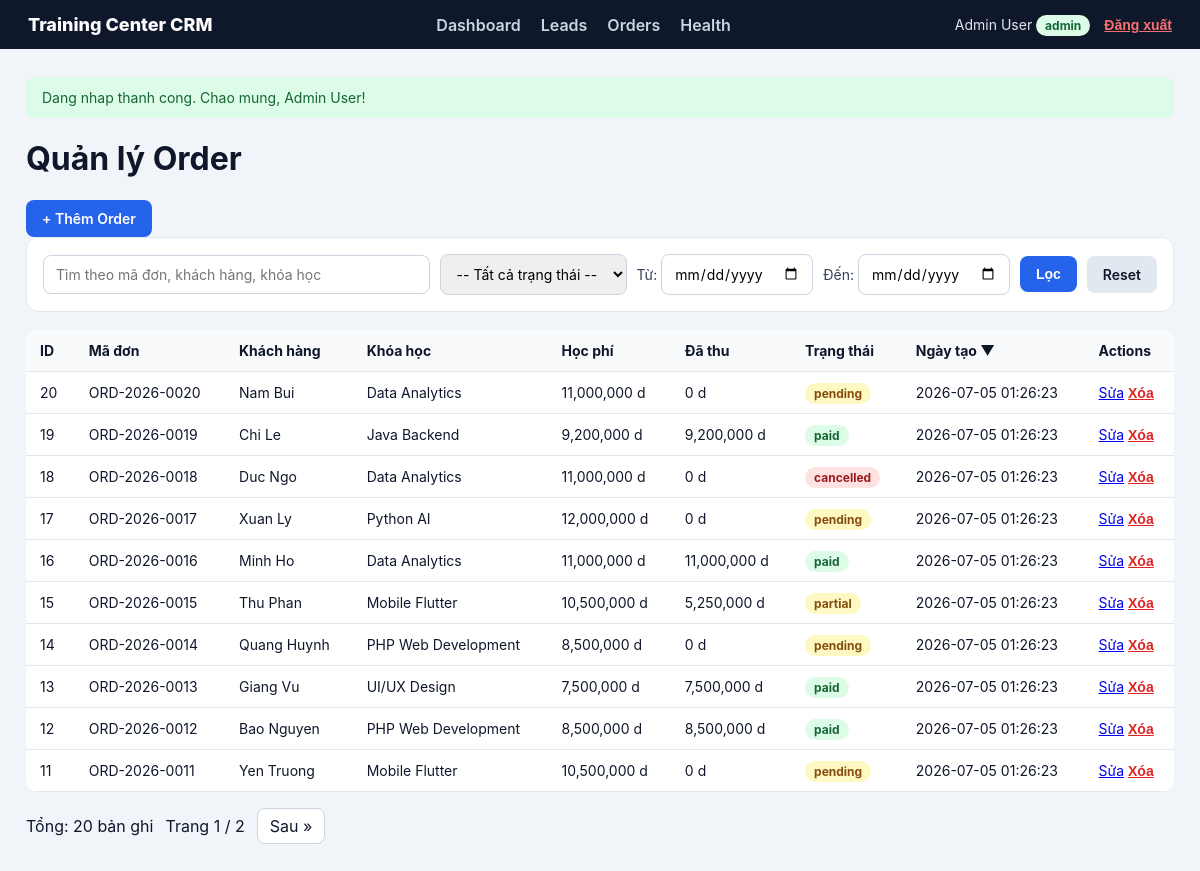
/orders (signed in), run on the app's committed database.
### tables this page shows
CREATE TABLE orders (
  id              INT AUTO_INCREMENT PRIMARY KEY,
  order_code      VARCHAR(50)   NOT NULL,
  customer_name   VARCHAR(100)  NOT NULL,
  customer_email  VARCHAR(150)  NULL,
  course_name     VARCHAR(150)  NOT NULL,
  total_amount    DECIMAL(12,2) NOT NULL DEFAULT 0,
  paid_amount     DECIMAL(12,2) NOT NULL DEFAULT 0,
  status          ENUM('pending','paid','partial','cancelled') NOT NULL DEFAULT 'pending',
  note            TEXT NULL,
  lead_id         INT NULL,
  deleted_at      DATETIME NULL,
  created_at      DATETIME NOT NULL DEFAULT CURRENT_TIMESTAMP,
  updated_at      DATETIME NULL ON UPDATE CURRENT_TIMESTAMP,
  UNIQUE KEY uq_orders_code          (order_code),
  INDEX idx_orders_status            (status),
  INDEX idx_orders_created_at        (created_at),
  INDEX idx_orders_status_created    (status, created_at),
  INDEX idx_orders_customer_email    (customer_email),
  INDEX idx_orders_lead              (lead_id),
  INDEX idx_orders_deleted           (deleted_at)
);

### app/Core/helpers.php (called while the page is built, shortened)
<?php
function e(?string $v): string
{
    return htmlspecialchars((string)$v, ENT_QUOTES | ENT_SUBSTITUTE, 'UTF-8');
}
function query_string(array $overrides = []): string
{
    $params = array_merge($_GET, $overrides);
    return http_build_query($params);
}
function render(string $view, array $data = [], string $layout = 'layouts/main'): void
{
    extract($data);
    require __DIR__ . '/../Views/' . $view . '.php';
}
function is_admin(): bool
{
    return ($_SESSION['user_role'] ?? '') === 'admin';
}
function number_vnd(float $amount): string
{
    return number_format($amount, 0, '.', ',') . ' d';
}

### app/Controllers/OrderController.php (called while the page is built, shortened)
<?php
class OrderController
{
    public function index(): void
    {
        $data = $this->service->getList($_GET);
        render('orders/index', ['title' => 'Quản lý Order'] + $data);
    }
}

### public/index.php (called while the page is built, shortened)
<?php
require __DIR__ . '/../app/Core/helpers.php';
require __DIR__ . '/../app/Repositories/OrderRepository.php';
require __DIR__ . '/../app/Services/OrderService.php';
require __DIR__ . '/../app/Controllers/OrderController.php';
require __DIR__ . '/../app/Controllers/HealthController.php';
try {
    $dbConfig = require __DIR__ . '/../config/database.php';
    $pdo = Database::connect($dbConfig);
} catch (Throwable $e) {
    log_error('Database connection failed at bootstrap', $e);
    http_response_code(500);
    echo '<h1>503 Service Unavailable</h1><p>Hệ thống tạm thời không khả dụng. Vui lòng thử lại sau.</p>';
    exit;
}
$userRepo  = new UserRepository($pdo);
$leadRepo  = new LeadRepository($pdo);
$orderRepo = new OrderRepository($pdo);
$authService  = new AuthService($userRepo);
$leadService  = new LeadService($leadRepo);
$orderService = new OrderService($orderRepo);
$container = [
    HomeController::class       => new HomeController(),
    AuthController::class       => new AuthController($authService),
    DashboardController::class  => new DashboardController($leadRepo, $orderRepo),
    LeadController::class       => new LeadController($leadService),
    OrderController::class      => new OrderController($orderService),
    PublicLeadController::class => new PublicLeadController($leadService),
    HealthController::class     => new HealthController(),
];
$router = new Router();
$router->get('/',        [HomeController::class, 'index']);
$router->get('/health',  [HealthController::class, 'index']);
$router->get('/login',   [AuthController::class, 'login']);
$router->post('/login',  [AuthController::class, 'handleLogin']);
$router->post('/logout', [AuthController::class, 'logout']);
$router->get('/dashboard', [DashboardController::class, 'index']);
$router->get('/public-leads/create', [PublicLeadController::class, 'create']);
$router->post('/public-leads',       [PublicLeadController::class, 'store']);
$router->get('/leads',         [LeadController::class, 'index']);
$router->get('/leads/create',  [LeadController::class, 'create']);
$router->post('/leads/store',  [LeadController::class, 'store']);
$router->get('/leads/edit',    [LeadController::class, 'edit']);
$router->post('/leads/update', [LeadController::class, 'update']);
$router->post('/leads/delete', [LeadController::class, 'delete']);
$router->get('/orders',         [OrderController::class, 'index']);
$router->get('/orders/create',  [OrderController::class, 'create']);
$router->post('/orders/store',  [OrderController::class, 'store']);
$router->get('/orders/edit',    [OrderController::class, 'edit']);
$router->post('/orders/update', [OrderController::class, 'update']);
$router->post('/orders/delete', [OrderController::class, 'delete']);
$router->dispatch($_SERVER['REQUEST_METHOD'], $_SERVER['REQUEST_URI'], $container);

### app/Repositories/OrderRepository.php (called while the page is built, shortened)
<?php
class OrderRepository
{
    private function buildWhere(string $keyword, string $status, string $dateFrom, string $dateTo): array
    {
        $where  = ['o.deleted_at IS NULL'];
        $params = [];
        return ['sql' => 'WHERE ' . implode(' AND ', $where), 'params' => $params];
    }
    public function countAll(string $keyword = '', string $status = '', string $dateFrom = '', string $dateTo = ''): int
    {
        $w    = $this->buildWhere($keyword, $status, $dateFrom, $dateTo);
        $stmt = $this->db->prepare("SELECT COUNT(*) AS total FROM orders o {$w['sql']}");
        $stmt->execute($w['params']);
        return (int)($stmt->fetch()['total'] ?? 0);
    }
    public function getPaginated(
        string $keyword,
        int    $limit,
        int    $offset,
        string $sort      = 'created_at',
        string $direction = 'desc',
        string $status    = '',
        string $dateFrom  = '',
        string $dateTo    = ''
    ): array {
        $allowedSorts = ['id','order_code','customer_name','course_name','total_amount','status','created_at'];
        $allowedDirs  = ['asc','desc'];
        $w   = $this->buildWhere($keyword, $status, $dateFrom, $dateTo);
        $sql = "SELECT o.id, o.order_code, o.customer_name, o.customer_email,
                       o.course_name, o.total_amount, o.paid_amount, o.status, o.created_at
                FROM orders o {$w['sql']}
                ORDER BY o.{$sort} {$direction}
                LIMIT :limit OFFSET :offset";
        $stmt = $this->db->prepare($sql);
        $stmt->bindValue(':limit',  $limit,  PDO::PARAM_INT);
        $stmt->bindValue(':offset', $offset, PDO::PARAM_INT);
        $stmt->execute();
        return $stmt->fetchAll();
    }
}

### app/Services/OrderService.php (called while the page is built, shortened)
<?php
class OrderService
{
    public function getList(array $query): array
    {
        $keyword  = trim($query['q'] ?? '');
        $status   = $query['status'] ?? '';
        $dateFrom = $query['date_from'] ?? '';
        $dateTo   = $query['date_to']   ?? '';
        $sort      = $query['sort']      ?? 'created_at';
        $direction = $query['direction'] ?? 'desc';
        $page      = max(1, (int)($query['page'] ?? 1));
        $perPage   = 10;
        $total      = $this->repo->countAll($keyword, $status, $dateFrom, $dateTo);
        $totalPages = max(1, (int)ceil($total / $perPage));
        $page       = min($page, $totalPages);
        $offset     = ($page - 1) * $perPage;
        return [
            'orders'     => $this->repo->getPaginated($keyword, $perPage, $offset, $sort, $direction, $status, $dateFrom, $dateTo),
            'keyword'    => $keyword,
            'status'     => $status,
            'date_from'  => $dateFrom,
            'date_to'    => $dateTo,
            'sort'       => $sort,
            'direction'  => $direction,
            'page'       => $page,
            'totalPages' => $totalPages,
            'total'      => $total,
            'statuses'   => self::STATUSES,
        ];
    }
}

### app/Views/orders/index.php (the view, shortened to what this page needs)
<h1>Quản lý Order</h1>
<a class="btn primary" href="/orders/create">+ Thêm Order</a>
<form method="get" action="/orders" class="toolbar">
    <input type="text" name="q" value="<?= e($keyword) ?>" placeholder="Tìm theo mã đơn, khách hàng, khóa học">
    <select name="status">
        <option value="">-- Tất cả trạng thái --</option>
    </select>
    <label style="font-weight:400">Từ: <input type="date" name="date_from" value="<?= e($date_from) ?>"></label>
    <label style="font-weight:400">Đến: <input type="date" name="date_to" value="<?= e($date_to) ?>"></label>
    <button type="submit" class="btn primary">Lọc</button>
    <a href="/orders" class="btn">Reset</a>
</form>
<table>
<thead>
<tr>
    <th>ID</th>
    <th><a href="?<?= e(query_string(['sort'=>'order_code','direction'=>($sort==='order_code'&&$direction==='asc')?'desc':'asc','page'=>1])) ?>">
        Mã đơn <?= $sort==='order_code' ? ($direction==='asc'?'▲':'▼') : '' ?>
    </a></th>
    <th><a href="?<?= e(query_string(['sort'=>'customer_name','direction'=>($sort==='customer_name'&&$direction==='asc')?'desc':'asc','page'=>1])) ?>">
        Khách hàng <?= $sort==='customer_name' ? ($direction==='asc'?'▲':'▼') : '' ?>
    </a></th>
    <th><a href="?<?= e(query_string(['sort'=>'course_name','direction'=>($sort==='course_name'&&$direction==='asc')?'desc':'asc','page'=>1])) ?>">
        Khóa học <?= $sort==='course_name' ? ($direction==='asc'?'▲':'▼') : '' ?>
    </a></th>
    <th><a href="?<?= e(query_string(['sort'=>'total_amount','direction'=>($sort==='total_amount'&&$direction==='asc')?'desc':'asc','page'=>1])) ?>">
        Học phí <?= $sort==='total_amount' ? ($direction==='asc'?'▲':'▼') : '' ?>
    </a></th>
    <th>Đã thu</th>
    <th><a href="?<?= e(query_string(['sort'=>'status','direction'=>($sort==='status'&&$direction==='asc')?'desc':'asc','page'=>1])) ?>">
        Trạng thái <?= $sort==='status' ? ($direction==='asc'?'▲':'▼') : '' ?>
    </a></th>
    <th><a href="?<?= e(query_string(['sort'=>'created_at','direction'=>($sort==='created_at'&&$direction==='asc')?'desc':'asc','page'=>1])) ?>">
        Ngày tạo <?= $sort==='created_at' ? ($direction==='asc'?'▲':'▼') : '' ?>
    </a></th>
    <th>Actions</th>
</tr>
</thead>
<tbody>
<?php foreach ($orders as $order): ?>
<tr>
    <td><?= e((string)$order['id']) ?></td>
    <td><?= e($order['order_code']) ?></td>
    <td><?= e($order['customer_name']) ?></td>
    <td><?= e($order['course_name']) ?></td>
    <td><?= number_vnd((float)$order['total_amount']) ?></td>
    <td><?= number_vnd((float)$order['paid_amount']) ?></td>
    <td><span class="badge badge-<?= e($order['status']) ?>"><?= e($order['status']) ?></span></td>
    <td><?= e($order['created_at']) ?></td>
    <td>
        <a href="/orders/edit?id=<?= e((string)$order['id']) ?>">Sửa</a>
        <?php if (is_admin()): ?>
            <form method="post" action="/orders/delete" class="inline" onsubmit="return confirm('Xóa order này?')">
                <button type="submit" class="link danger">Xóa</button>
            </form>
        <?php endif; ?>
    </td>
</tr>
<?php endforeach; ?>
</tbody>
</table>

### public/assets/style.css (style rules this page uses)
* { box-sizing: border-box; }
body { margin: 0; font-family: -apple-system, "Segoe UI", Arial, sans-serif; background: #f1f5f9; color: #0f172a; }
label { font-weight: 600; font-size: 14px; color: #334155; }
input, select, textarea { width: 100%; padding: 10px 12px; border: 1px solid #cbd5e1; border-radius: 8px; font-family: inherit; font-size: 14px; }
.btn, button { display: inline-block; padding: 10px 16px; border-radius: 8px; border: 0; text-decoration: none; cursor: pointer; background: #e2e8f0; color: #0f172a; font-size: 14px; font-weight: 600; }
.btn.primary { background: #2563eb; color: #fff; }
.link { background: none; padding: 0; color: #2563eb; text-decoration: underline; }
.link.danger { color: #dc2626; }
table { width: 100%; border-collapse: collapse; background: #fff; border-radius: 12px; overflow: hidden; }
th, td { padding: 12px 14px; border-bottom: 1px solid #e2e8f0; text-align: left; font-size: 14px; }
th { background: #f8fafc; font-weight: 700; }
th a { color: #0f172a; text-decoration: none; }
.inline { display: inline; }
.badge { padding: 3px 9px; border-radius: 999px; font-size: 12px; font-weight: 700; }
.badge-admin, .badge-paid, .badge-qualified { background: #dcfce7; color: #166534; }
.badge-staff, .badge-pending, .badge-new, .badge-contacted, .badge-partial { background: #fef9c3; color: #854d0e; }
.badge-lost, .badge-cancelled { background: #fee2e2; color: #991b1b; }
.toolbar { background: #fff; border: 1px solid #e2e8f0; border-radius: 12px; padding: 16px; margin-bottom: 18px; display: flex; gap: 10px; flex-wrap: wrap; align-items: center; }
.toolbar input[type="text"] { flex: 1; min-width: 200px; }
.toolbar select, .toolbar input[type="date"] { width: auto; }

### data on the page
orders: id "20", order_code "ORD-2026-0020", customer_name "Nam Bui", course_name "Data Analytics", total_amount "11,000,000 d", paid_amount "0 d", status "pending", created_at "2026-07-05 01:26:23"
orders: id "19", order_code "ORD-2026-0019", customer_name "Chi Le", course_name "Java Backend", total_amount "9,200,000 d", paid_amount "9,200,000 d", status "paid", created_at "2026-07-05 01:26:23"
orders: id "18", order_code "ORD-2026-0018", customer_name "Duc Ngo", course_name "Data Analytics", total_amount "11,000,000 d", paid_amount "0 d", status "cancelled", created_at "2026-07-05 01:26:23"
orders: id "17", order_code "ORD-2026-0017", customer_name "Xuan Ly", course_name "Python AI", total_amount "12,000,000 d", paid_amount "0 d", status "pending", created_at "2026-07-05 01:26:23"
orders: id "16", order_code "ORD-2026-0016", customer_name "Minh Ho", course_name "Data Analytics", total_amount "11,000,000 d", paid_amount "11,000,000 d", status "paid", created_at "2026-07-05 01:26:23"
orders: id "15", order_code "ORD-2026-0015", customer_name "Thu Phan", course_name "Mobile Flutter", total_amount "10,500,000 d", paid_amount "5,250,000 d", status "partial", created_at "2026-07-05 01:26:23"
orders: id "14", order_code "ORD-2026-0014", customer_name "Quang Huynh", course_name "PHP Web Development", total_amount "8,500,000 d", paid_amount "0 d", status "pending", created_at "2026-07-05 01:26:23"
orders: id "13", order_code "ORD-2026-0013", customer_name "Giang Vu", course_name "UI/UX Design", total_amount "7,500,000 d", paid_amount "7,500,000 d", status "paid", created_at "2026-07-05 01:26:23"
orders: id "12", order_code "ORD-2026-0012", customer_name "Bao Nguyen", course_name "PHP Web Development", total_amount "8,500,000 d", paid_amount "8,500,000 d", status "paid", created_at "2026-07-05 01:26:23"
orders: id "11", order_code "ORD-2026-0011", customer_name "Yen Truong", course_name "Mobile Flutter", total_amount "10,500,000 d", paid_amount "0 d", status "pending", created_at "2026-07-05 01:26:23"

### other printed values
$_SESSION['user_name'] "Admin User"
$_SESSION['user_role'] "admin"
$success "Dang nhap thanh cong. Chao mung, Admin User!"
$total "20"
$page "1"
$totalPages "2"
